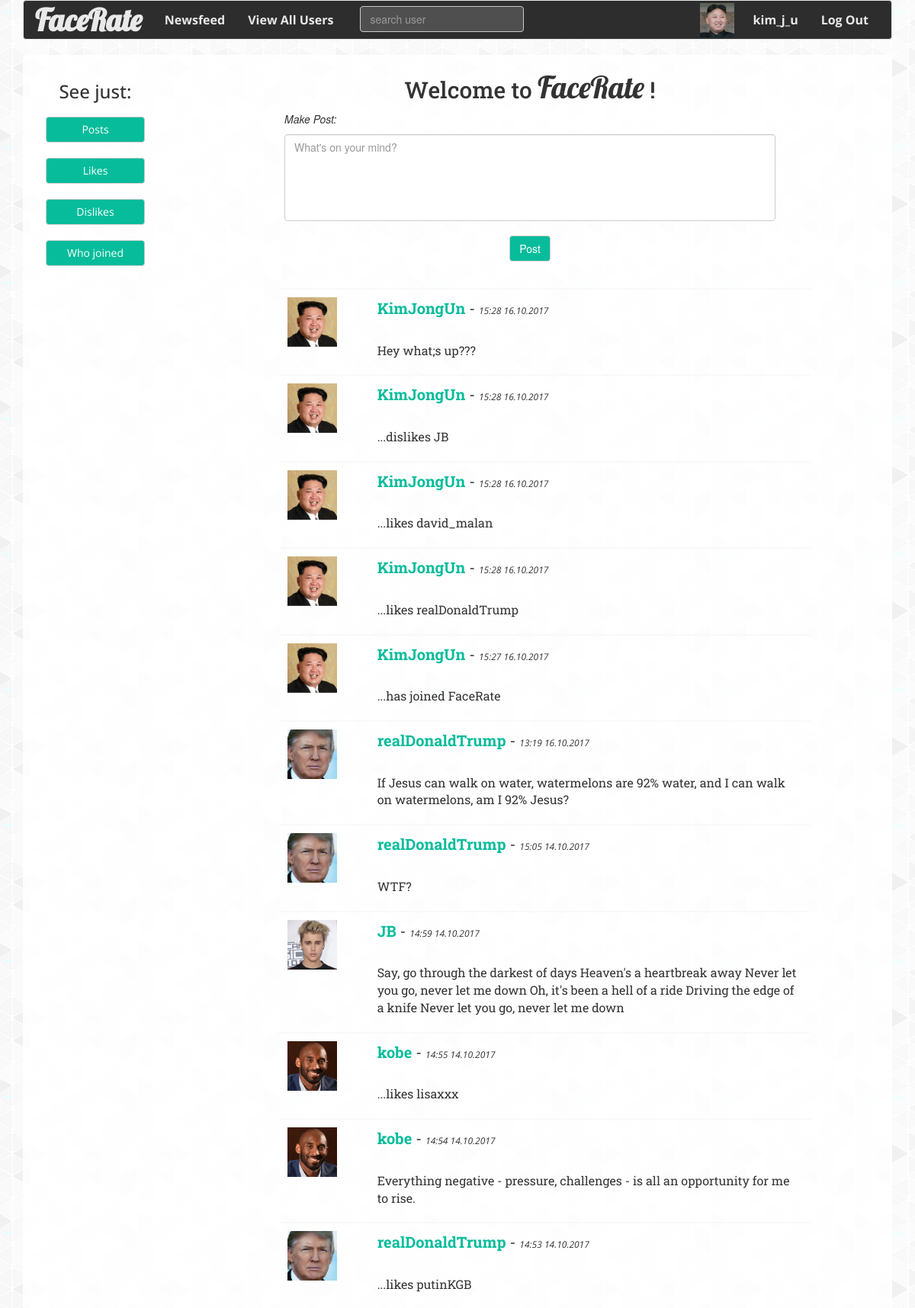
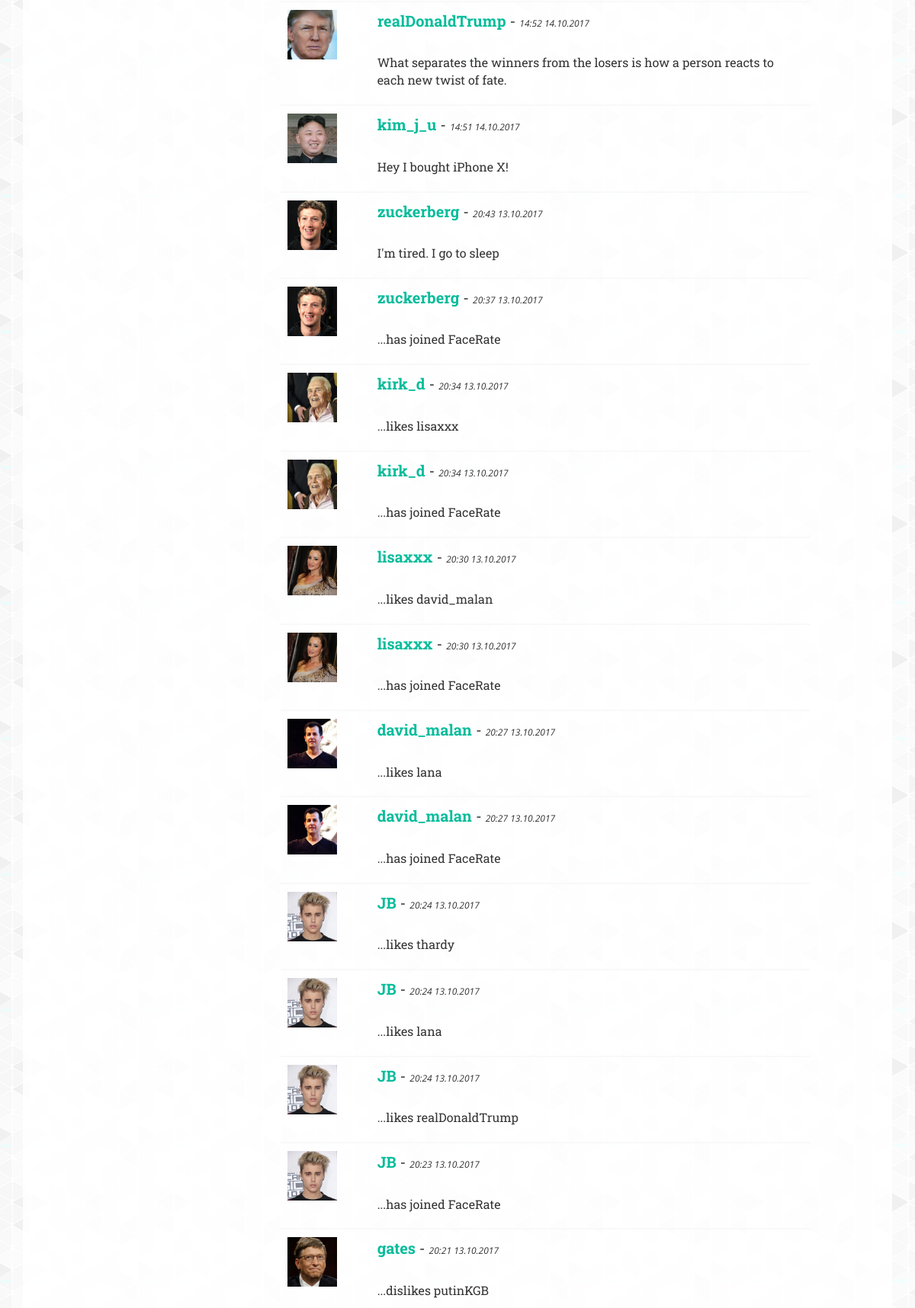
The page / (signed in, upper part) on the database its author committed (2 pictures, top to bottom).
### tables this page shows
CREATE TABLE 'users' ('id' INTEGER PRIMARY KEY AUTOINCREMENT NOT NULL, 'username' TEXT, 'password' TEXT, 'is_set' INTEGER DEFAULT 0,'firstname' TEXT,'lastname' TEXT, 'country' TEXT, 'age' INTEGER, 'about' TEXT, 'gender' TEXT, 'status' TEXT,'popularity' INTEGER DEFAULT 0, 'contact' TEXT, 'image' TEXT);

CREATE TABLE 'newsfeed' ('username' TEXT, 'image' TEXT, 'event' TEXT, 'event_type' TEXT, 'target' TEXT, 'time' TEXT, 'id'  INTEGER PRIMARY KEY  );

### application.py (the view)
@app.route("/")
@login_required
def index():
    users = db.execute("SELECT * FROM users WHERE id = :id", id = session["user_id"])
    events = db.execute("SELECT * FROM newsfeed ORDER BY id DESC")
    return render_template("index.html", user = users[0], events = events)

### application.py (called while the page is built)
def login_required(f):
    @wraps(f)
    def decorated_function(*args, **kwargs):
        if session.get("user_id") is None:
            return redirect(url_for("login", next=request.url))
        return f(*args, **kwargs)
    return decorated_function

### templates/index.html (shortened to what this page needs)
{% extends "layout.html" %}
{% block main %}
    <div class="container-fluid">
        <div class="row">
            <div class="col-md-2">
                <div class="order">
                    <h3>See just: </h3>
                    <a href="{{ url_for('wall_posts') }}", method="post" class="btn btn-default">Posts</a>
                    <a href="{{ url_for('wall_votes') }}", method="post" class="btn btn-default">Likes</a>
                    <a href="{{ url_for('wall_votes') }}", method="post" class="btn btn-default">Dislikes</a>
                    <a href="{{ url_for('wall_joins') }}", method="post" class="btn btn-default">Who joined</a>
                </div>
            </div>
            <div class="col-md-10" style="text-align: center;">
                <h2 style="font-family: 'Roboto Slab'">Welcome to <span style="font-family: 'Lobster'; font-size: 40px;"> FaceRate</span> !</h2>
                <div id="wall">
                    <p style="text-align: left;"><i>Make Post:</i></p>
                    <form action="{{ url_for('make_post') }}" method="post">
                        <div class="form-group">
                            <textarea class="form-control" name="wall" rows="5" placeholder="What's on your mind?"></textarea>
                        </div>
                        <div class="form-group">
                            <button class="btn btn-default" type="submit">Post</button>
                        </div>
                    </form>
                </div>
                <div class="wrap">
                    <ul>
                        {% for event in events %}
                            <li>
                                <div class="row">
                                    <div class="col-xs-2">
                                        <img class="avatar" src="{{ url_for('static', filename = event.image) }}"></img>
                                    </div>
                                    <div class="col-xs-10">
                                        <a class="username" href="{{ url_for('show_profile', username = event.username) }}">{{ event.username }}</a>
                                        - <span class="time">{{ event.time }}</span>
                                        <p class="event">{{ event.event }}</p>
                                    </div>
                                </div>
                            </li>
                        {% endfor %}
                    </ul>
                </div>
            </div>
        </div>
    </div>
{% endblock %}

### templates/layout.html (shortened to what this page needs)
<!DOCTYPE html>
<html lang="en">
	<head>
		<link href="https://maxcdn.bootstrapcdn.com/bootstrap/3.3.7/css/bootstrap.min.css" rel="stylesheet"/>
		<link href="/static/style.css" rel="stylesheet"/>
	</head>
	<body>
		<div class="container">
			<nav class="navbar navbar-default">
				<div class="container-fluid">
					<div class="navbar-header">
                        <a class="navbar-brand" href="{{ url_for('index') }}"><span class="header-text">FaceRate</span></a>
					</div>
					<div class="collapse navbar-collapse" id="navbar">
						{% if session.user_id %}
							<ul class="nav navbar-nav">
								<li><a href="{{ url_for('index') }}">Newsfeed</a></li>
                                <li><a href="{{ url_for('user_popularity') }}">View All Users</a></li>
                                <li>
                                	<form action="{{ url_for('search_user') }}" method="post" class="search">
                                		<input class="form-control" name="search" placeholder="search user" type="text"/>
                                	</form>
                                </li>
                            </ul>
                            <ul class="nav navbar-nav navbar-right">
                            	{% if user.is_set == 1 %}
                            	<li><img id="navbar_photo" src="{{ url_for('static', filename = user.image) }}"></img></li>
                                <li><a href="{{ url_for('profile') }}">{{ user.username }}</a></li>
                                {% endif %}
                                <li><a href="{{ url_for('logout') }}">Log Out</a></li>
                            </ul>
						{% endif %}
					</div>
				</div>
			</nav>
			<main>
                {% block main %}{% endblock %}
            </main>
		</div>
	</body>
</html>

### static/style.css (style rules this page uses)
body { background-image: url(pattern.png); background-repeat: repeat; background-attachment: fixed; }
main { background-color: rgba(255, 255, 255, 0.85); border-radius: 4px; }
a { text-decoration: none !important; color: #06bc9b; }
textarea { resize: none; }
.navbar-default { background-color: #2d2d2d; }
.navbar-default a { font-family: 'Open Sans'; font-size: 16px; font-weight: bold; color: #E9E9E9 !important; }
.header-text { font-family: 'Lobster'; font-size: 40px; }
.btn-default { background-color: #06bc9b !important; color: white !important; }
.container { margin-left: auto; margin-right: auto; text-align: center; }
.navbar-default .navbar-brand .header-text { color: #E9E9E9; }
#navbar_photo { height: 45px; margin-right: 10px; margin-top: 3px; }
main .form-control { display: inline-block; width: auto; }
main img { max-width: 100%; }
.avatar { max-height: 65px; }
.order { margin-top: 35px; font-family: 'Open Sans'; }
.order a { margin: 10px; width: 130px; }
.wrap { display: inline-block; margin: 20px 0px; width: 80%; height: auto; min-height: 500px; }
.wrap ul { list-style: none; text-align: left; font-size: 20px; font-family: 'Roboto Slab'; }
.wrap li { padding: 10px; border-top: 2px solid #f9f9f9; }
.wrap p { font-size: 16px; }
#wall { width: 70%; display: inline-block; }
#wall textarea { width: 100%; }
.search { display: inline-block; }
.search input { background-color: #4f4f4f; color: white; margin-top: 7px; margin-left: 20px; }
.username { font-weight: bold; }
.time { font-style: italic; font-size: 12px; font-family: 'Open Sans'; }
.event { margin-top: 30px; }

### rows shown on the page
users: image (picture), username "kim_j_u"
newsfeed: image (picture), username "KimJongUn", time "15:28 16.10.2017", event "Hey what;s up???"
newsfeed: image (picture), username "KimJongUn", time "15:28 16.10.2017", event "...dislikes JB"
newsfeed: image (picture), username "KimJongUn", time "15:28 16.10.2017", event "...likes david_malan"
newsfeed: image (picture), username "KimJongUn", time "15:28 16.10.2017", event "...likes realDonaldTrump"
newsfeed: image (picture), username "KimJongUn", time "15:27 16.10.2017", event "...has joined FaceRate"
newsfeed: image (picture), username "realDonaldTrump", time "13:19 16.10.2017", event "If Jesus can walk on water, watermelons are 92% water, and I can walk on watermelons, am I 92% Jesus?"
newsfeed: image (picture), username "realDonaldTrump", time "15:05 14.10.2017", event "WTF?"
newsfeed: image (picture), username "JB", time "14:59 14.10.2017", event "Say, go through the darkest of days Heaven's a heartbreak away Never let you go, never let me down Oh, it's been a hell of a ride Driving the edge of a knife Never let you go, never let me down"
newsfeed: image (picture), username "kobe", time "14:55 14.10.2017", event "...likes lisaxxx"
newsfeed: image (picture), username "kobe", time "14:54 14.10.2017", event "Everything negative - pressure, challenges - is all an opportunity for me to rise."
newsfeed: image (picture), username "realDonaldTrump", time "14:53 14.10.2017", event "...likes putinKGB"
newsfeed: image (picture), username "realDonaldTrump", time "14:52 14.10.2017", event "What separates the winners from the losers is how a person reacts to each new twist of fate."
newsfeed: image (picture), username "kim_j_u", time "14:51 14.10.2017", event "Hey I bought iPhone X!"
newsfeed: image (picture), username "zuckerberg", time "20:43 13.10.2017", event "I'm tired. I go to sleep"
newsfeed: image (picture), username "zuckerberg", time "20:37 13.10.2017", event "...has joined FaceRate"
newsfeed: image (picture), username "kirk_d", time "20:34 13.10.2017", event "...likes lisaxxx"
newsfeed: image (picture), username "kirk_d", time "20:34 13.10.2017", event "...has joined FaceRate"
newsfeed: image (picture), username "lisaxxx", time "20:30 13.10.2017", event "...likes david_malan"
newsfeed: image (picture), username "lisaxxx", time "20:30 13.10.2017", event "...has joined FaceRate"
newsfeed: image (picture), username "david_malan", time "20:27 13.10.2017", event "...likes lana"
newsfeed: image (picture), username "david_malan", time "20:27 13.10.2017", event "...has joined FaceRate"
newsfeed: image (picture), username "JB", time "20:24 13.10.2017", event "...likes thardy"
newsfeed: image (picture), username "JB", time "20:24 13.10.2017", event "...likes lana"
newsfeed: image (picture), username "JB", time "20:24 13.10.2017", event "...likes realDonaldTrump"
newsfeed: image (picture), username "JB", time "20:23 13.10.2017", event "...has joined FaceRate"
newsfeed: image (picture), username "gates", time "20:21 13.10.2017", event "...dislikes putinKGB"
